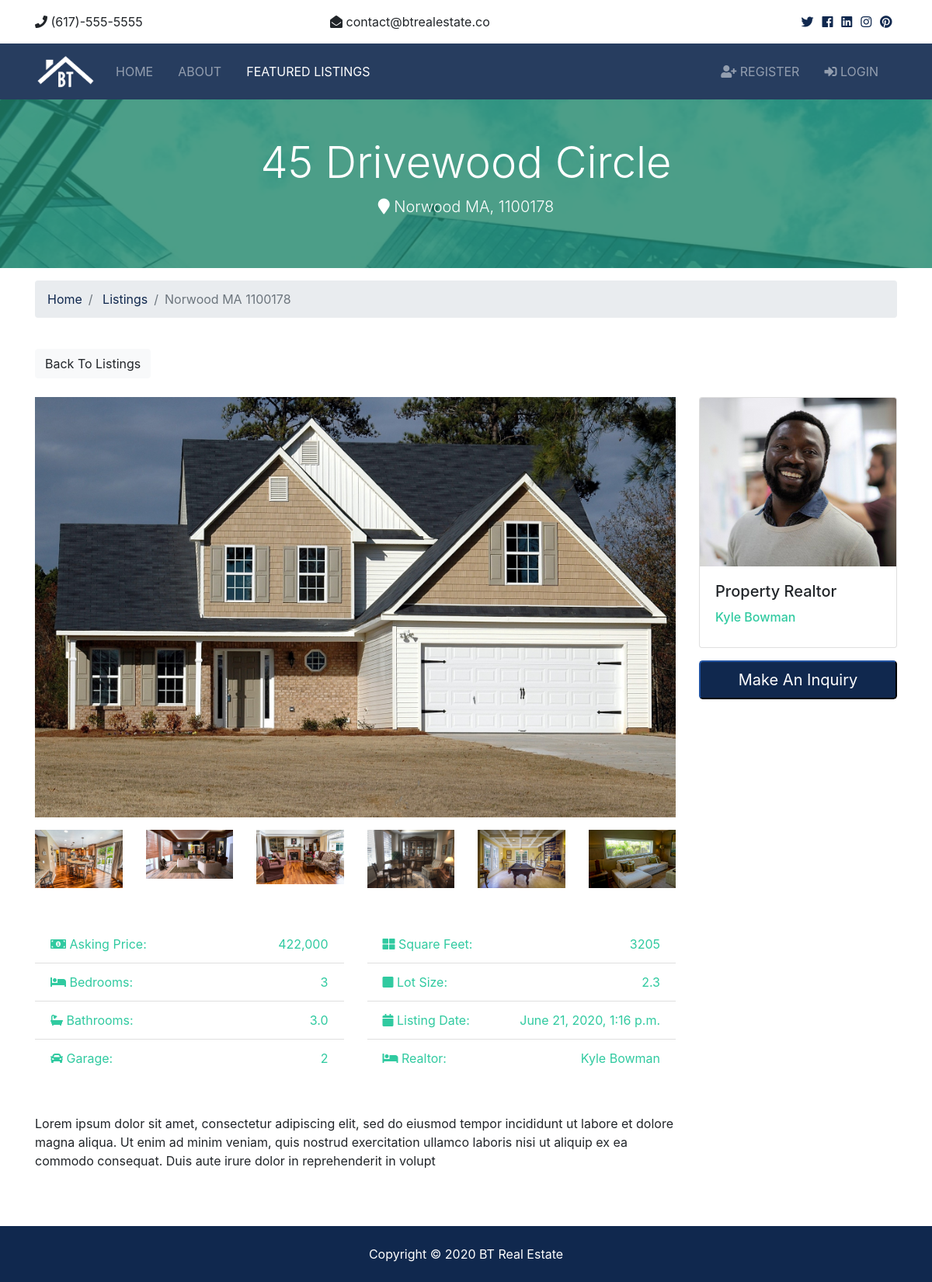
Page /listings/1 on the committed database.
### listings/models.py (models this page shows, shortened)
class Listing(models.Model):
    realtor = models.ForeignKey(Realtor,on_delete=models.DO_NOTHING)
    title = models.CharField(max_length=256)
    address = models.CharField(max_length=256)
    city = models.CharField(max_length=100)
    state = models.CharField(max_length=100)
    zipcode = models.CharField(max_length=100)
    description = models.TextField(blank=True)
    price = models.IntegerField()
    bedrooms = models.IntegerField()
    bathrooms = models.DecimalField(max_digits=2,decimal_places=1)
    garage = models.IntegerField(default=0)
    sqft = models.IntegerField()
    lot_size = models.DecimalField(max_digits=5,decimal_places=1)
    photo_main = models.ImageField(upload_to='photos/%Y/%m/%d')
    photo_1 = models.ImageField(upload_to='photos/%Y/%m/%d',blank=True)
    photo_2 = models.ImageField(upload_to='photos/%Y/%m/%d',blank=True)
    photo_3 = models.ImageField(upload_to='photos/%Y/%m/%d',blank=True)
    photo_4 = models.ImageField(upload_to='photos/%Y/%m/%d',blank=True)
    photo_5 = models.ImageField(upload_to='photos/%Y/%m/%d',blank=True)
    photo_6 = models.ImageField(upload_to='photos/%Y/%m/%d',blank=True)
    is_published = models.BooleanField(default=True)
    list_date = models.DateTimeField(default=timezone.now,blank=True)

### realtors/models.py (models this page shows)
class Realtor(models.Model):
    name = models.CharField(max_length=250)
    photo = models.ImageField(upload_to='photos/%Y/%m/%d')
    description = models.TextField(blank=True)
    phone = models.CharField(max_length=20)
    email = models.CharField(max_length=20)
    is_mvp = models.BooleanField(default=False)
    hire_date = models.DateTimeField(default=timezone.now,blank=True)
    def __str__(self):
        return self.name

### listings/views.py (the view)
# urls.py: path('<int:listing_id>',views.listing,name='listing'),
def listing(request,listing_id):
    listing = get_object_or_404(Listing,pk=listing_id)
    context = {
        'listing' : listing
    }
    return render(request,'listings/listing.html',context)

### templates/listings/listing.html (shortened to what this page needs)
{% extends 'base.html' %}
{% load humanize %}
{% load static %}
{% block content %}
  <section id="showcase-inner" class="py-5 text-white">
    <div class="container">
      <div class="row text-center">
        <div class="col-md-12">
          <h1 class="display-4">{{listing.title}}</h1>
          <p class="lead">
            <i class="fas fa-map-marker"></i> {{listing.city}} {{listing.state}}, {{listing.zipcode}}</p>
        </div>
      </div>
    </div>
  </section>
  <section id="bc" class="mt-3">
    <div class="container">
      <nav>
        <ol class="breadcrumb">
          <li class="breadcrumb-item">
            <a href="{% url 'index' %}">Home</a>
          </li>
          <li class="breadcrumb-item">
            <a href="{% url 'listings' %}">Listings</a>
          </li>
          <li class="breadcrumb-item active">{{listing.city}} {{listing.state}} {{listing.zipcode}}</li>
        </ol>
      </nav>
    </div>
  </section>
  <section id="listing" class="py-4">
    <div class="container">
      <a href="{% url 'listings' %}" class="btn btn-light mb-4">Back To Listings</a>
      <div class="row">
        <div class="col-md-9">
          <img src="{{ listing.photo_main.url }}" alt="" class="img-main img-fluid mb-3">
          <div class="row mb-5 thumbs">
            {% if listing.photo_1 %}
            <div class="col-md-2">
              <a href="{{listing.photo_1.url }}" data-lightbox="home-images">
                <img src="{{listing.photo_1.url }}" alt="" class="img-fluid">
              </a>
            </div>
            {% endif %}
            {% if listing.photo_2 %}
            <div class="col-md-2">
              <a href="{{listing.photo_2.url }}" data-lightbox="home-images">
                <img src='{{listing.photo_2.url }}' alt="" class="img-fluid">
              </a>
            </div>
            {% endif %}
            {% if listing.photo_3 %}
            <div class="col-md-2">
              <a href="{{listing.photo_3.url }}" data-lightbox="home-images">
                <img src="{{listing.photo_3.url }}" alt="" class="img-fluid">
              </a>
            </div>
            {% endif %}
            {% if listing.photo_4 %}
            <div class="col-md-2">
              <a href="{{listing.photo_4.url }}" data-lightbox="home-images">
                <img src="{{listing.photo_4.url }}" alt="" class="img-fluid">
              </a>
            </div>
            {% endif %}
            {% if listing.photo_5 %}
            <div class="col-md-2">
              <a href="{{listing.photo_5.url }}" data-lightbox="home-images">
                <img src="{{listing.photo_5.url }}" alt="" class="img-fluid">
              </a>
            </div>
            {% endif %}
            {% if listing.photo_6 %}
            <div class="col-md-2">
              <a href="{{listing.photo_6.url }}" data-lightbox="home-images">
                <img src="{{listing.photo_6.url }}" alt="" class="img-fluid">
              </a>
            </div>
            {% endif %}
          </div>
          <div class="row mb-5 fields">
            <div class="col-md-6">
              <ul class="list-group list-group-flush">
                <li class="list-group-item text-secondary">
                  <i class="fas fa-money-bill-alt"></i> Asking Price:
                  <span class="float-right">{{listing.price|intcomma}}</span>
                </li>
                <li class="list-group-item text-secondary">
                  <i class="fas fa-bed"></i> Bedrooms:
                  <span class="float-right">{{listing.bedrooms}}</span>
                </li>
                <li class="list-group-item text-secondary">
                  <i class="fas fa-bath"></i> Bathrooms:
                  <span class="float-right">{{listing.bathrooms}}</span>
                </li>
                <li class="list-group-item text-secondary">
                  <i class="fas fa-car"></i> Garage:
                  <span class="float-right">{{listing.garage}}
                  </span>
                </li>
              </ul>
            </div>
            <div class="col-md-6">
              <ul class="list-group list-group-flush">
                <li class="list-group-item text-secondary">
                  <i class="fas fa-th-large"></i> Square Feet:
                  <span class="float-right">{{listing.sqft}}</span>
                </li>
                <li class="list-group-item text-secondary">
                  <i class="fas fa-square"></i> Lot Size:
                  <span class="float-right">{{listing.lot_size}}
                  </span>
                </li>
                <li class="list-group-item text-secondary">
                  <i class="fas fa-calendar"></i> Listing Date:
                  <span class="float-right">{{listing.list_date}}</span>
                </li>
                <li class="list-group-item text-secondary">
                  <i class="fas fa-bed"></i> Realtor:
                  <span class="float-right">{{listing.realtor}}
                  </span>
                </li>
              </ul>
            </div>
          </div>
          <div class="row mb-5">
            <div class="col-md-12">
              {{listing.description}}
            </div>
          </div>
        </div>
        <div class="col-md-3">
          <div class="card mb-3">
            <img class="card-img-top" src="{{listing.realtor.photo.url}}" alt="Seller of the month">
            <div class="card-body">
              <h5 class="card-title">Property Realtor</h5>
              <h6 class="text-secondary">{{listing.realtor}}</h6>
            </div>
          </div>
          <button class="btn-primary btn-block btn-lg" data-toggle="modal" data-target="#inquiryModal">Make An Inquiry</button>
        </div>
      </div>
    </div>
  </section>
{% endblock %}

### btre/static/css/all.css (style rules this page uses)
.fa, .fas, .far, .fal, .fab { -moz-osx-font-smoothing: grayscale; -webkit-font-smoothing: antialiased; display: inline-block; font-style: normal; font-variant: normal; text-rendering: auto; line-height: 1; }
.fa-bath:before { content: "\f2cd"; }
.fa-bed:before { content: "\f236"; }
.fa-calendar:before { content: "\f133"; }
.fa-car:before { content: "\f1b9"; }
.fa-map-marker:before { content: "\f041"; }
.fa-money-bill-alt:before { content: "\f3d1"; }
.fa-square:before { content: "\f0c8"; }
.fa-th-large:before { content: "\f009"; }
.fa, .fas { font-family: 'Font Awesome 5 Free'; font-weight: 900; }

### btre/static/css/style.css (style rules this page uses)
img { width: 100%; }
#showcase-inner { background: url('../img/building.jpg'); background-repeat: no-repeat; background-position: top; text-align: center; background-attachment: fixed; background-size: cover; position: relative; overflow: hidden; min-height: 200px; }
#showcase-inner::before { content: ''; position: absolute; top: 0; left: 0; min-height: 100%; width: 100%; background: rgba(32, 134, 107, 0.8); }

### rows in the picture
Listing: title "45 Drivewood Circle", city "Norwood", state "MA", zipcode "1100178", photo_main (picture), photo_1 (picture), photo_2 (picture), photo_3 (picture), photo_4 (picture), photo_5 (picture), photo_6 (picture), price "422,000", bedrooms "3", bathrooms "3.0", garage "2", sqft "3205", lot_size "2.3", list_date "June 21, 2020, 1:16 p.m.", realtor "Kyle Bowman", description "Lorem ipsum dolor sit amet, consectetur adipiscing elit, sed do eiusmod tempor incididunt ut labore et dolore magna aliqua. Ut enim ad minim veniam, quis nostrud exercitation ullamco laboris nisi ut aliquip ex ea commodo consequat. Duis aute irure dolor in reprehenderit in volupt", realtor.photo (picture)
